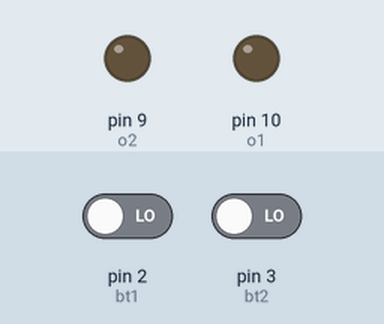
This sketch was run on a simulated Arduino Uno, built with avr-gcc and run on an emulated ATmega328P. Shown: output pins drawn as LEDs (lit = HIGH). The test bench sets the inputs (shaded band); at power-on: pin 2 (bt1) LOW, pin 3 (bt2) LOW.

Above: at 1.2 s.
1.3 s: pin 2 (bt1) driven HIGH
At 1.6 s:
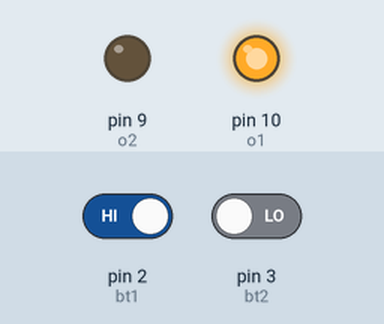
2.8 s: pin 3 (bt2) driven HIGH
At 4.0 s:
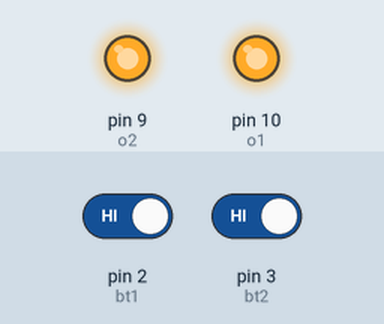
4.3 s: pin 2 (bt1) driven LOW
At 5.3 s:
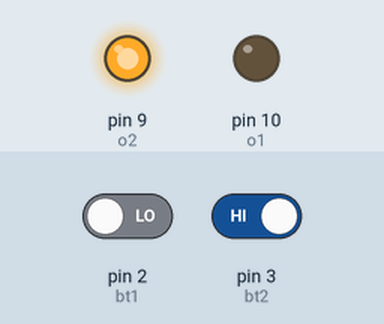
5.8 s: pin 3 (bt2) driven LOW
At 6.5 s:
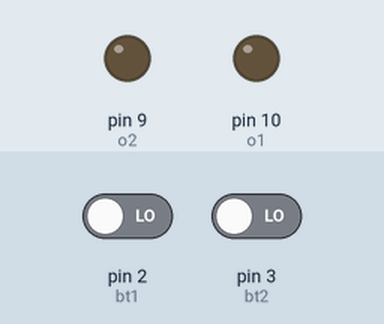
Timing chart, 0 to 8.3 s (numbered marks = the images above; inputs shaded):
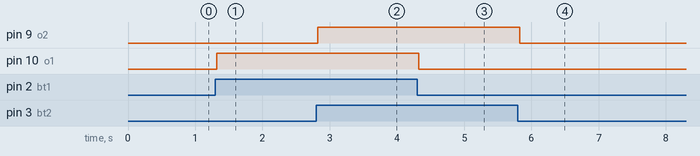

Measured:
- after the input at 1.3 s, pin 10 (o1): LOW → HIGH at once
- after the input at 2.8 s, pin 9 (o2): LOW → HIGH at once
- after the input at 4.3 s, pin 10 (o1): HIGH → LOW at once
- after the input at 5.8 s, pin 9 (o2): HIGH → LOW at once

The sketch:

Motor_run.ino
```cpp
int bt1 = 2, bt2 = 3;
int bs1 = 0, bs2 = 0;
int o1 = 10, o2 = 9;
int del = 10;
void setup() {
  pinMode(bt1, INPUT);
  pinMode(bt2, INPUT);
  pinMode(o1, OUTPUT);
  pinMode(o2, OUTPUT);
}

void loop() {
  bs1 = digitalRead(bt1); delay(del);
  bs2 = digitalRead(bt2); delay(del);

  if (bs1 == HIGH) {
    digitalWrite(o1, HIGH);
  }
  else if (bs1 == LOW) {
    digitalWrite(o1, LOW);
  }

  if (bs2 == HIGH) {
    digitalWrite(o2, HIGH);
  }
  else if (bs2 == LOW) {
    digitalWrite(o2, LOW);
  }
}
```
